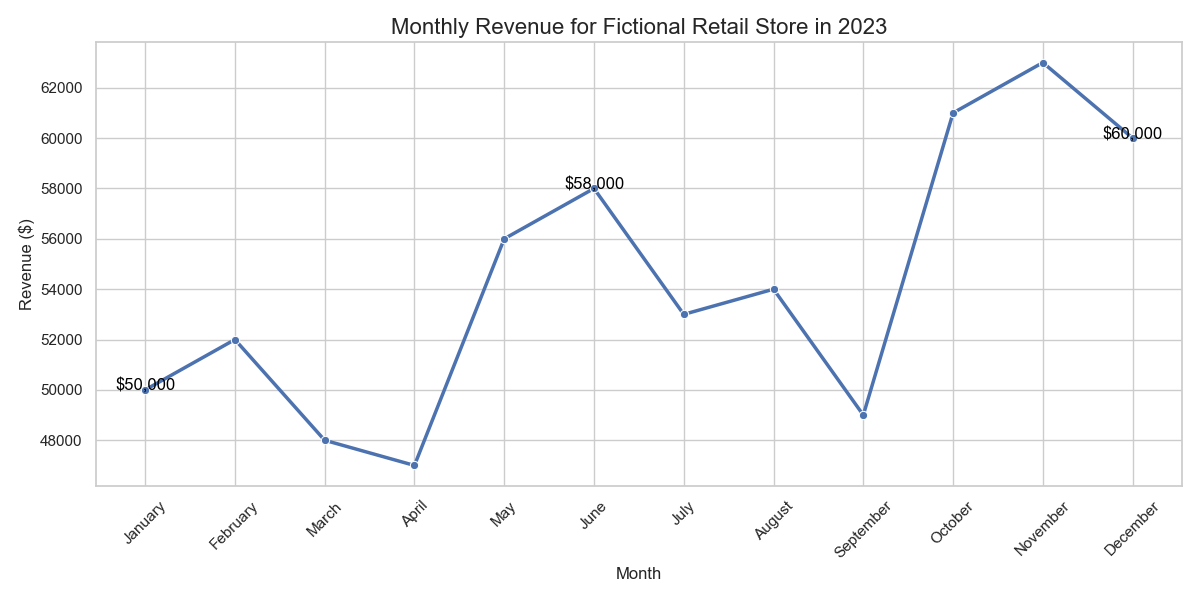

Recreate this plot in Python.

import pandas as pd
import seaborn as sns
import matplotlib.pyplot as plt

# Monthly revenue data for a fictional retail store.
data = {
    'Month': ['January', 'February', 'March', 'April', 'May', 'June', 'July', 'August', 'September', 'October', 'November', 'December'],
    'Revenue': [50000, 52000, 48000, 47000, 56000, 58000, 53000, 54000, 49000, 61000, 63000, 60000]
}
# Create a DataFrame.
df = pd.DataFrame(data)
# Convert 'Month' to categorical type with ordered categories.
df['Month'] = pd.Categorical(df['Month'], categories=data['Month'], ordered=True)

# Set the color palette with specific color codes.
colors = ["#FF5733", "#33FF57", "#3357FF", "#57FFF3", "#F357FF", "#FF5733", "#33FF57", "#3357FF", "#57FFF3", "#F357FF", "#FF5733", "#33FF57"]

# Initialize the matplotlib figure.
plt.figure(figsize=(12, 6))

# Plot the data. Every point has a different color specified from the colors list.
sns.lineplot(data=df, x='Month', y='Revenue', palette=colors, marker='o', linewidth=2.5)

# Adding annotations for the beginning, middle, and end of the year.
plt.text(0, df['Revenue'][0], f"${df['Revenue'][0]:,}", color='black', ha="center")
plt.text(5, df['Revenue'][5], f"${df['Revenue'][5]:,}", color='black', ha="center")
plt.text(11, df['Revenue'][11], f"${df['Revenue'][11]:,}", color='black', ha="center")

# Customizing the axes and title.
plt.title('Monthly Revenue for Fictional Retail Store in 2023', fontsize=16)
plt.xlabel('Month', fontsize=12)
plt.ylabel('Revenue ($)', fontsize=12)
plt.xticks(rotation=45)
plt.tight_layout()

# Show the plot.
plt.show()
